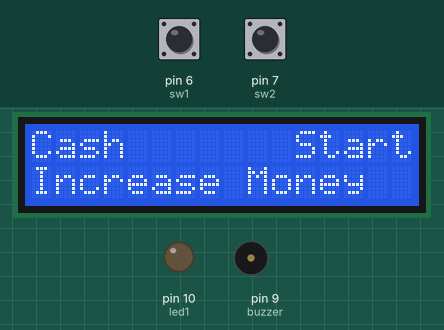
This sketch was run on a simulated Arduino Uno, built with avr-gcc and run on an emulated ATmega328P. Shown: 16×2 character LCD, output pins drawn as LEDs (lit = HIGH), buzzer (waves = sounding). The inputs (shaded band) are chosen by the test bench; at power-on: pin 7 (sw2) HIGH, pin 6 (sw1) HIGH. Random numbers use the default seed unless the sketch sets one; what the sketch prints to the serial monitor is not drawn.

Above: at 2.2 s.
2.3 s: pin 7 (sw2) pulled LOW for 1 s
At 4.5 s:
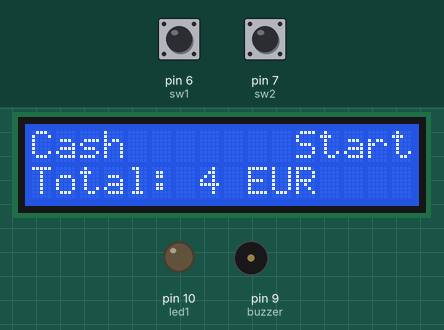
5.0 s: pin 6 (sw1) pulled LOW for 0.15 s
At 6.9 s:
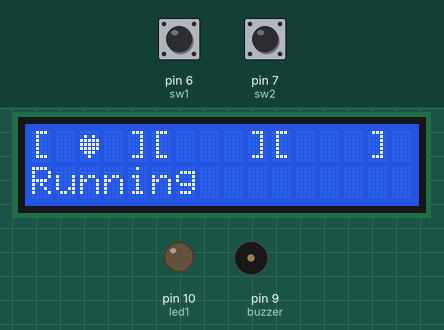
8.1 s: pin 6 (sw1) pulled LOW for 3.2 s
At 13.0 s:
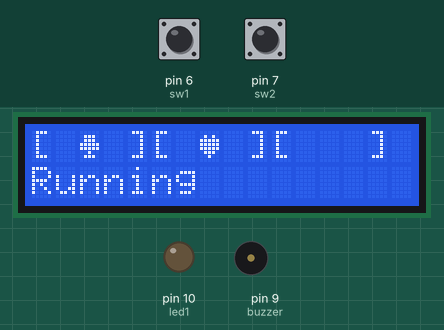
17.3 s: pin 6 (sw1) pulled LOW for 3.2 s
At 19.1 s:
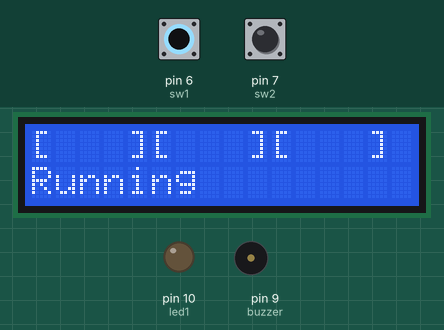
26.5 s: pin 6 (sw1) pulled LOW for 3.2 s
At 30.1 s:
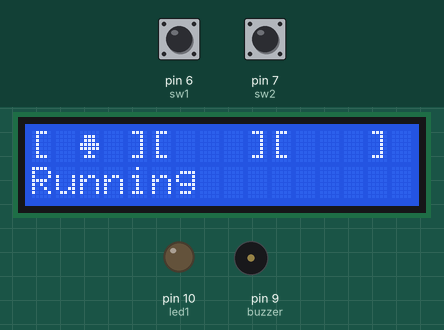
32.7 s: pin 6 (sw1) pulled LOW for 1 s
At 42.1 s:
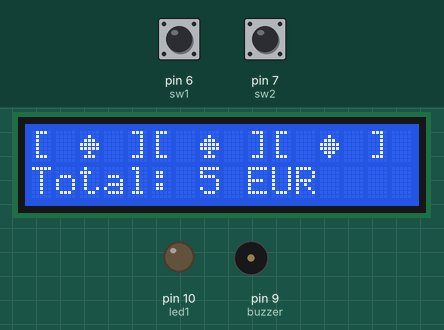
Timing chart, 0 to 43.2 s (numbered marks = the images above; inputs shaded):
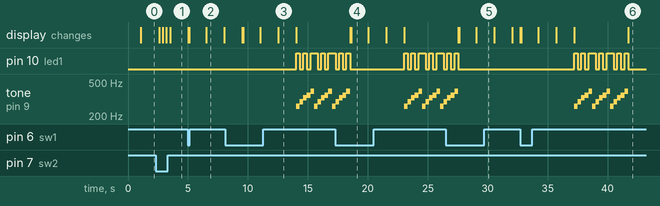

Measured:
- after the input at 2.3 s, the display: first changes after 0.30 s (image 1 shows a later state)
- after the input at 5.0 s, the display: first changes at once (image 2 shows a later state)
- after the input at 8.1 s, pin 10 (led1): LOW → HIGH after 5.9 s, → LOW 0.30 s later, → HIGH 0.30 s later, → LOW 0.30 s later, … (9 changes in this stretch); tone on pin 9 (buzzer): plays 261 Hz for 0.30 s, 293 Hz for 0.30 s, 329 Hz for 0.30 s, 349 Hz for 0.30 s, 392 Hz for 0.30 s, 261 Hz for 0.30 s … (11 notes in this stretch), starting after 5.9 s
- after the input at 32.7 s, pin 10 (led1): LOW → HIGH after 4.5 s, then repeats every 1.5 s: LOW 0.30 s, HIGH 0.30 s, LOW 0.30 s, HIGH 0.60 s; tone on pin 9 (buzzer): silent → 261 Hz after 4.5 s, then repeats every 1.5 s: 293 Hz 0.30 s, 329 Hz 0.30 s, 349 Hz 0.30 s, 392 Hz 0.30 s, 261 Hz 0.30 s
- what the display in image 2 shows lasts 1.5 s, from 6.5 s to 8.0 s
- what the display in image 4 shows lasts 1.4 s, from 18.6 s to 20.0 s

The sketch:

casinonight1.ino
```cpp
//   O N E - A R M E D  B A N D I T
//   ==============================
// This software simulates slot machine by
// arduino board. Simulation environment contains
// three slots, which can held four separate
// values (heart, spade, club or diamond). The
// value is random based. The bet is one euro, and
// if all the slots have same value, the profit is 8 euros.
// If two of the slots have same value, the profit
// is 2 euros.
//
#include <LiquidCrystal.h>

const int RS = 12;
const int EN = 11;
const int D4 = 5;
const int D5 = 4;
const int D6 = 3;
const int D7 = 2;

LiquidCrystal lcd(RS, EN, D4, D5, D6, D7);
//-----------------------------------------------------------
const int sw1    = 6;
const int sw2    = 7;
const int led1   = 10;
const int buzzer = 9;

unsigned long interval1       = 1500;
unsigned long interval2       = 3000;
unsigned long interval3       = 4500;

unsigned long previousMillis1 = 0;
unsigned long previousMillis2 = 0;
unsigned long previousMillis3 = 0;

boolean aOn     = false; // Status of slot a
boolean bOn     = false; // Status of slot b
boolean cOn     = false; // Status of slot c
boolean running = false;

int money    = 0;  // Status of the Cash in the beginning

byte heart[8] =
{
  	B00000,
    B01010,
    B11111,
    B11111,
    B11111,
    B01110,
    B00100,
    B00000
};

byte diamond[8] =
{
  B00000,
  B00100,
  B01110,
  B11111,
  B11111,
  B01110,
  B00100,
  B00000
};

byte spade[8] =
{
  B00000,
  B00100,
  B01110,
  B11111,
  B11111,
  B00100,
  B01110,
  B00000
};

byte club[8] =
{
  B00000,
  B01110,
  B01110,
  B11111,
  B11111,
  B00100,
  B01110,
  B00000
};

byte box[8] =
{
  B00000,
  B11111,
  B11111,
  B11111,
  B11111,
  B11111,
  B11111,
  B00000
};

#define HEART   0
#define SPADE   1
#define CLUB    2
#define DIAMOND 3
#define BOX     4

int a = BOX;
int b = BOX;
int c = BOX;

double temp;
double tempCelcius;
double tempFahrenheit;
double humidity;

unsigned long currentMillis;

void setup() {
  	Serial.begin(9600);
  	pinMode(led1, OUTPUT);
  	pinMode(sw1, INPUT_PULLUP);
  	pinMode(sw2, INPUT_PULLUP);
  	pinMode(buzzer, OUTPUT);
    lcd.begin(16, 2);
  	lcd.print("*Arduino Casino*");
    lcd.createChar(HEART, heart);
    lcd.createChar(SPADE, spade);
    lcd.createChar(CLUB,  club);
    lcd.createChar(DIAMOND, diamond);
    randomSeed(analogRead(0));
  	delay(1000);
    lcd.clear();
    lcd.print("Cash       Start");
  	printCash();
}

void loop()  {

  	if(running && money > 0) {
      currentMillis = millis();
      //printCash();
      gameIsRunning();

      if(currentMillis - previousMillis1 > interval1 && aOn == false) {
          lcd.clear();
          Serial.println("Print A slot");
           printPattern(a, BOX, BOX);
          //printCash();
			gameIsRunning();
          aOn = true;
      }

      if(currentMillis - previousMillis2 > interval2 && bOn == false) {
          lcd.clear();
          Serial.println("Print A and B slot");
          printPattern(a, b, BOX);
          //printCash();
          gameIsRunning();
          bOn = true;
      }

      if(currentMillis - previousMillis3 > interval3 && !cOn) {
          lcd.clear();
          Serial.println("Print A and B and C slots");
          printPattern(a, b, c);

          cOn = true;

          running = false;
          // Let's check the staus of the slots when
          // all the slots have been drawn
          if (a == b || b == c || a == c) {
            if( a == b && a == c ) {
            	Serial.println("Win 8 euros");
              	money = money + 8 - 1; // Minus bet
              	youAreWinner();
              	blinkingLedAndSounding(); blinkingLedAndSounding();
            } else {
             	Serial.println("Win 2 euros");
              	money = money + 2 - 1; // Minus bet
                youAreWinner();
              	blinkingLedAndSounding();
            }
          } else {
            Serial.println("Charging 1 euro");
            money--;
          }
          printCash();
       }

    }

  	// The beginning of the cycle, and all variables
    // will be initialized.
  	if(digitalRead(sw1) == LOW && !running && money > 0) {
        currentMillis = millis();
      	previousMillis1 = currentMillis;
        previousMillis2 = currentMillis;
      	previousMillis3 = currentMillis;
        aOn = false;
      	bOn = false;
        cOn = false;
      	lcd.clear();
        a = random(4);
        b = random(4);
      	c = random(4);
      	Serial.println("Restart Game");
      	printPattern(BOX, BOX, BOX);
      	running = true;
     	delay(100);
    }

    if(digitalRead(sw2) == LOW && !running) {
      	Serial.println("Insert 1 Euro to Cash");
        money++;
     	delay(300);
      	printCash();
    }

  if (money <= 0)  {
   	increaseMoney();
  }
}

void printPattern( int a, int b, int c)  {
  	lcd.setCursor(0,0);
	lcd.print('[');
    lcd.print(' ');
    lcd.write(byte(a));
    lcd.print(' ');
    lcd.print(']');
    lcd.print('[');
    lcd.print(' ');
    lcd.write(byte(b));
    lcd.print(' ');
    lcd.print(']');
    lcd.print('[');
    lcd.print(' ');
    lcd.write(byte(c));
    lcd.print(' ');
    lcd.print(']');
}

void printCash() {
 	lcd.setCursor(0,1);
  	lcd.print("Total: ");
  	lcd.print(money);
  	lcd.write(" EUR  ");
}

void blinkingLedAndSounding(){
  	int i;

  	for(i = 0; i < 3 ; i++) {
      tone(buzzer,261);
      digitalWrite(led1, HIGH);
      delay(300);
      noTone(buzzer);
      tone(buzzer,293);
      digitalWrite(led1, LOW);
      delay(300);
      noTone(buzzer);
      tone(buzzer,329);
      digitalWrite(led1, HIGH);
      delay(300);
      noTone(buzzer);
      tone(buzzer,349);
      digitalWrite(led1, LOW);
      delay(300);
      noTone(buzzer);
      tone(buzzer,392);
      digitalWrite(led1, HIGH);
      delay(300);
      digitalWrite(led1, LOW);
      noTone(buzzer);
    }
}

void youAreWinner(){
 	lcd.setCursor(0,1);
  	lcd.print("You are Winner");
}

void increaseMoney(){
  	lcd.setCursor(0,1);
  	lcd.print("Increase Money");
}

void gameIsRunning(){
  	lcd.setCursor(0,1);
  	lcd.print("Running       ");
}
```
